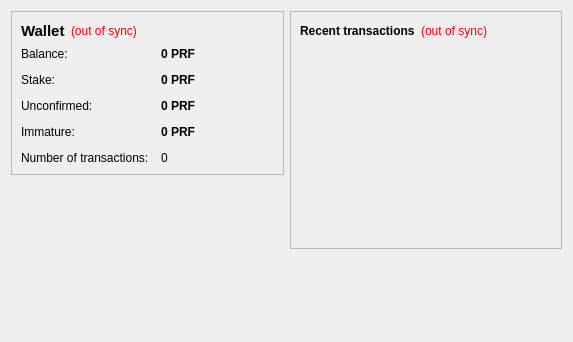
<?xml version="1.0" encoding="UTF-8"?>
<ui version="4.0">
 <class>OverviewPage</class>
 
 <widget class="QWidget" name="OverviewPage">
 
  <property name="geometry">
   <rect>
    <x>0</x>
    <y>0</y>
    <width>573</width>
    <height>342</height>
   </rect>
  </property>
  <property name="windowTitle">
   <string>Form</string>
  </property>
  <layout class="QHBoxLayout" name="horizontalLayout" stretch="1,1">
   <item>
    <layout class="QVBoxLayout" name="verticalLayout_2">
     <item>
      <widget class="QFrame" name="frame">
       <property name="frameShape">
        <enum>QFrame::StyledPanel</enum>
       </property>
       <property name="frameShadow">
        <enum>QFrame::Raised</enum>
       </property>
       <layout class="QVBoxLayout" name="verticalLayout_4">
        <item>
         <layout class="QHBoxLayout" name="horizontalLayout_4">
          <item>
           <widget class="QLabel" name="label_5">
            <property name="font">
             <font>
              <pointsize>11</pointsize>
              <weight>75</weight>
              <bold>true</bold>
             </font>
            </property>
            <property name="text">
             <string>Wallet</string>
            </property>
           </widget>
          </item>
          <item>
           <widget class="QLabel" name="labelWalletStatus">
            <property name="toolTip">
             <string>The displayed information may be out of date. Your wallet automatically synchronizes with the PerfectCoin network after a connection is established, but this process has not completed yet.</string>
            </property>
            <property name="styleSheet">
             <string notr="true">QLabel { color: red; }</string>
            </property>
            <property name="text">
             <string notr="true">(out of sync)</string>
            </property>
            <property name="alignment">
             <set>Qt::AlignLeading|Qt::AlignLeft|Qt::AlignVCenter</set>
            </property>
           </widget>
          </item>
          <item>
           <spacer name="horizontalSpacer_2">
            <property name="orientation">
             <enum>Qt::Horizontal</enum>
            </property>
            <property name="sizeHint" stdset="0">
             <size>
              <width>40</width>
              <height>20</height>
             </size>
            </property>
           </spacer>
          </item>
         </layout>
        </item>
		
		
		
        <item>
         <layout class="QFormLayout" name="formLayout_2">
          <property name="fieldGrowthPolicy">
           <enum>QFormLayout::AllNonFixedFieldsGrow</enum>
          </property>
          <property name="horizontalSpacing">
           <number>12</number>
          </property>
          <property name="verticalSpacing">
           <number>12</number>
          </property>
          <item row="0" column="0">
           <widget class="QLabel" name="label">
            <property name="text">
             <string>Balance:</string>
            </property>
           </widget>
          </item>
          <item row="0" column="1">
           <widget class="QLabel" name="labelBalance">
            <property name="font">
             <font>
              <weight>75</weight>
              <bold>true</bold>
             </font>
            </property>
            <property name="cursor">
             <cursorShape>IBeamCursor</cursorShape>
            </property>
            <property name="toolTip">
             <string>Your current balance</string>
            </property>
            <property name="text">
             <string notr="true">0 PRF</string>
            </property>
            <property name="textInteractionFlags">
             <set>Qt::LinksAccessibleByMouse|Qt::TextSelectableByKeyboard|Qt::TextSelectableByMouse</set>
            </property>
           </widget>
          </item>
          <item row="1" column="0">
           <widget class="QLabel" name="label_6">
            <property name="text">
             <string>Stake:</string>
            </property>
           </widget>
          </item>
          <item row="1" column="1">
           <widget class="QLabel" name="labelStake">
            <property name="font">
             <font>
              <weight>75</weight>
              <bold>true</bold>
             </font>
            </property>
            <property name="cursor">
             <cursorShape>IBeamCursor</cursorShape>
            </property>
            <property name="toolTip">
             <string>Total of coins that was staked, and do not yet count toward the current balance</string>
            </property>
            <property name="text">
             <string notr="true">0 PRF</string>
            </property>
            <property name="textInteractionFlags">
             <set>Qt::LinksAccessibleByMouse|Qt::TextSelectableByKeyboard|Qt::TextSelectableByMouse</set>
            </property>
           </widget>
          </item>
          <item row="2" column="0">
           <widget class="QLabel" name="label_3">
            <property name="text">
             <string>Unconfirmed:</string>
            </property>
           </widget>
          </item>
          <item row="2" column="1">
           <widget class="QLabel" name="labelUnconfirmed">
            <property name="font">
             <font>
              <weight>75</weight>
              <bold>true</bold>
             </font>
            </property>
            <property name="cursor">
             <cursorShape>IBeamCursor</cursorShape>
            </property>
            <property name="toolTip">
             <string>Total of transactions that have yet to be confirmed, and do not yet count toward the current balance</string>
            </property>
            <property name="text">
             <string notr="true">0 PRF</string>
            </property>
            <property name="textInteractionFlags">
             <set>Qt::LinksAccessibleByMouse|Qt::TextSelectableByKeyboard|Qt::TextSelectableByMouse</set>
            </property>
           </widget>
          </item>
          <item row="3" column="0">
           <widget class="QLabel" name="labelImmatureText">
            <property name="text">
             <string>Immature:</string>
            </property>
           </widget>
          </item>
          <item row="3" column="1">
           <widget class="QLabel" name="labelImmature">
            <property name="font">
             <font>
              <weight>75</weight>
              <bold>true</bold>
             </font>
            </property>
            <property name="toolTip">
             <string>Mined balance that has not yet matured</string>
            </property>
            <property name="text">
             <string notr="true">0 PRF</string>
            </property>
            <property name="textInteractionFlags">
             <set>Qt::LinksAccessibleByMouse|Qt::TextSelectableByKeyboard|Qt::TextSelectableByMouse</set>
            </property>
           </widget>
          </item>
          <item row="4" column="0">
           <widget class="QLabel" name="label_2">
            <property name="text">
             <string>Number of transactions:</string>
            </property>
           </widget>
          </item>
          <item row="4" column="1">
           <widget class="QLabel" name="labelNumTransactions">
            <property name="toolTip">
             <string>Total number of transactions in wallet</string>
            </property>
            <property name="text">
             <string notr="true">0</string>
            </property>
           </widget>
          </item>
         </layout>
        </item>
       </layout>
      </widget>
     </item>
     <item>
      <spacer name="verticalSpacer">
       <property name="orientation">
        <enum>Qt::Vertical</enum>
       </property>
       <property name="sizeHint" stdset="0">
        <size>
         <width>20</width>
         <height>40</height>
        </size>
       </property>
      </spacer>
     </item>
     <item>
      <widget class="QLabel" name="coinLogo">
       <property name="text">
        <string/>
       </property>
       <property name="pixmap">
        <pixmap resource="../bitcoin.qrc">:/images/backg</pixmap>
       </property>
       <property name="scaledContents">
        <bool>false</bool>
       </property>
       <property name="alignment">
        <set>Qt::AlignCenter</set>
       </property>
       <property name="margin">
        <number>-2</number>
       </property>
      </widget>
     </item>
    </layout>
   </item>
   <item>
    <layout class="QVBoxLayout" name="verticalLayout_3">
     <item>
      <widget class="QFrame" name="frame_2">
       <property name="frameShape">
        <enum>QFrame::StyledPanel</enum>
       </property>
       <property name="frameShadow">
        <enum>QFrame::Raised</enum>
       </property>
       <layout class="QVBoxLayout" name="verticalLayout">
        <item>
         <layout class="QHBoxLayout" name="horizontalLayout_2">
          <item>
           <widget class="QLabel" name="label_4">
            <property name="text">
             <string>&lt;b&gt;Recent transactions&lt;/b&gt;</string>
            </property>
           </widget>
          </item>
          <item>
           <widget class="QLabel" name="labelTransactionsStatus">
            <property name="toolTip">
             <string>The displayed information may be out of date. Your wallet automatically synchronizes with the PerfectCoin network after a connection is established, but this process has not completed yet.</string>
            </property>
            <property name="styleSheet">
             <string notr="true">QLabel { color: red; }</string>
            </property>
            <property name="text">
             <string notr="true">(out of sync)</string>
            </property>
            <property name="alignment">
             <set>Qt::AlignRight|Qt::AlignTrailing|Qt::AlignVCenter</set>
            </property>
           </widget>
          </item>
          <item>
           <spacer name="horizontalSpacer">
            <property name="orientation">
             <enum>Qt::Horizontal</enum>
            </property>
            <property name="sizeHint" stdset="0">
             <size>
              <width>40</width>
              <height>20</height>
             </size>
            </property>
           </spacer>
          </item>
         </layout>
        </item>
        <item>
         <widget class="QListView" name="listTransactions">
          <property name="styleSheet">
           <string notr="true">QListView { background: transparent; }</string>
          </property>
          <property name="frameShape">
           <enum>QFrame::NoFrame</enum>
          </property>
          <property name="verticalScrollBarPolicy">
           <enum>Qt::ScrollBarAlwaysOff</enum>
          </property>
          <property name="horizontalScrollBarPolicy">
           <enum>Qt::ScrollBarAlwaysOff</enum>
          </property>
          <property name="selectionMode">
           <enum>QAbstractItemView::NoSelection</enum>
          </property>
         </widget>
        </item>
       </layout>
      </widget>
     </item>
     <item>
      <spacer name="verticalSpacer_2">
       <property name="orientation">
        <enum>Qt::Vertical</enum>
       </property>
       <property name="sizeHint" stdset="0">
        <size>
         <width>20</width>
         <height>40</height>
        </size>
       </property>
      </spacer>
     </item>
    </layout>
   </item>
  </layout>
 </widget>
 <resources/>
 <connections/>
</ui>
